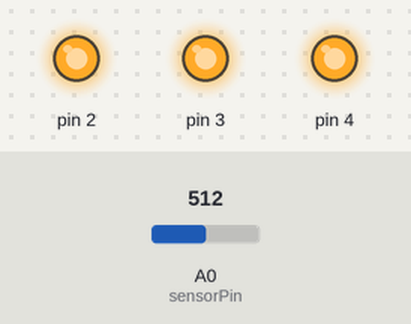
The sketch below on a simulated Arduino Uno, built with avr-gcc and run on an emulated ATmega328P. Parts: output pins drawn as LEDs (lit = HIGH). Inputs (shaded band) come from the test bench; at power-on: A0 (sensorPin) = 512.

Above: at 1.2 s.
1.3 s: A0 (sensorPin) set to 168
2.8 s: A0 (sensorPin) set to 153
At 3.5 s:
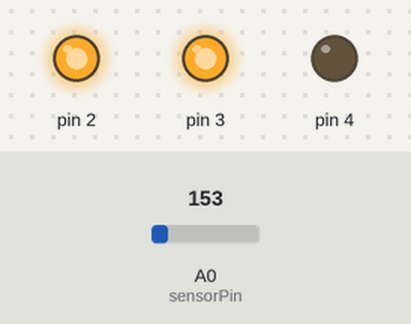
4.3 s: A0 (sensorPin) set to 122
At 4.6 s:
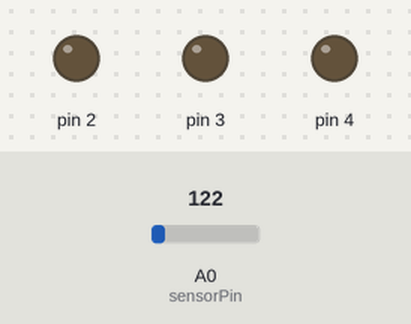
5.8 s: A0 (sensorPin) set to 306
At 7.0 s:
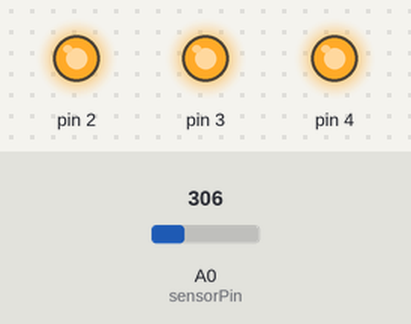
Timing chart, 0 to 8.8 s (numbered marks = the images above; inputs shaded):
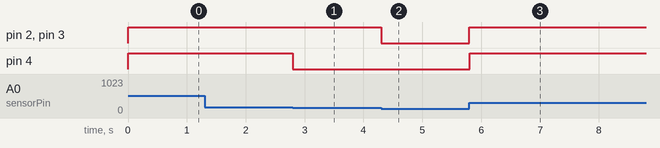

The sketch:

Ejercicio15-Temperatura_con_histeresis.ino
```cpp
//Ejercicio basado en ejemplo 3 del libro incluido en el Arduino Starter Kit
//Se añade histeresis

const int sensorPin = A0;
const float baselineTemp = 20.0;
int estado = 0;	//inicializo, pero para hacerlo bien debo inicializarlo en el setup leyendo la temperatura. En este caso lo trato en el else.

void setup(){
  Serial.begin(9600);
  for (int pinNumber = 2; pinNumber<5; pinNumber++){
    pinMode(pinNumber, OUTPUT);
    digitalWrite(pinNumber, LOW);
  }
}

void loop(){
  int sensorVal = analogRead(sensorPin);
  float voltage = (sensorVal/1024.0)*5.0;
  float temperature = (voltage - 0.5)*100;

  // Estado 0 cuando la temperatura es menor que 20 o si vengo del estado 1 cuando es menor que 21
  if((temperature < baselineTemp)||((estado == 1)&&(temperature < baselineTemp+1))){
    digitalWrite(2, LOW);
    digitalWrite(3, LOW);
    digitalWrite(4, LOW);
	estado = 0;
  }
  //Estado 1 cuando llego a 22 del estado 0, me mantengo hasta 24 o si vengo de estado 2 vuelvo cuando bajo a 23
  else if (((estado == 0) && (temperature >= baselineTemp+2)) || ((estado == 2)&&(temperature < baselineTemp+3))){
    digitalWrite(2, HIGH);
    digitalWrite(3, LOW);
    digitalWrite(4, LOW);
	estado = 1;
  }
  //Estado 2 cuando llego a 24 del estado 1, me mantengo hasta 26 y vuelvo cuando bajo a 25
   else if (((estado == 1) && (temperature >= baselineTemp+4)) || ((estado == 3)&&(temperature < baselineTemp+5))){
    digitalWrite(2, HIGH);
    digitalWrite(3, HIGH);
    digitalWrite(4, LOW);
	estado = 2;
  }
  //Estado 3 cuando la temperatura es mayor que 26
   else if (temperature >= baselineTemp+6){
    digitalWrite(2, HIGH);
    digitalWrite(3, HIGH);
    digitalWrite(4, HIGH);
	estado = 3;
  }
  else {	//Para tratar el resto de casos, por ejemplo cuando hay saltos muy grandes de temperatura o en el primer loop
	//Condiciones con if, elseif
  }
  delay(1);

  if (Serial.available() > 0){
    char caracterLeido = Serial.read();
    if (caracterLeido == 'c' || caracterLeido == 'C'){
      Serial.print("Sensor Value: ");
      Serial.print(sensorVal);
      Serial.print(", Volts: ");
      Serial.print(voltage);
      Serial.print(", degrees C: ");
      Serial.println(temperature);
    }
    else if (caracterLeido == 'f' || caracterLeido == 'F'){
      Serial.print("Sensor Value: ");
      Serial.print(sensorVal);
      Serial.print(", Volts: ");
      Serial.print(voltage);
      Serial.print(", degrees F: ");
      Serial.println(temperature*1.8+32.0);
    }
    else Serial.println("Caracter incorrecto... c o C para celsius y f o F para fahrenheit");
}
}
```

Measured:
- the behaviour switches between 154 and 153 on A0 (sensorPin) (found by bisection; images 0 and 1)
- after the input at 1.3 s, every drawn part: stays the same
- after the input at 2.8 s, pin 4: HIGH → LOW at once
- after the input at 4.3 s, pin 2, pin 3: HIGH → LOW at once
- after the input at 5.8 s, pin 2–4: LOW → HIGH at once
